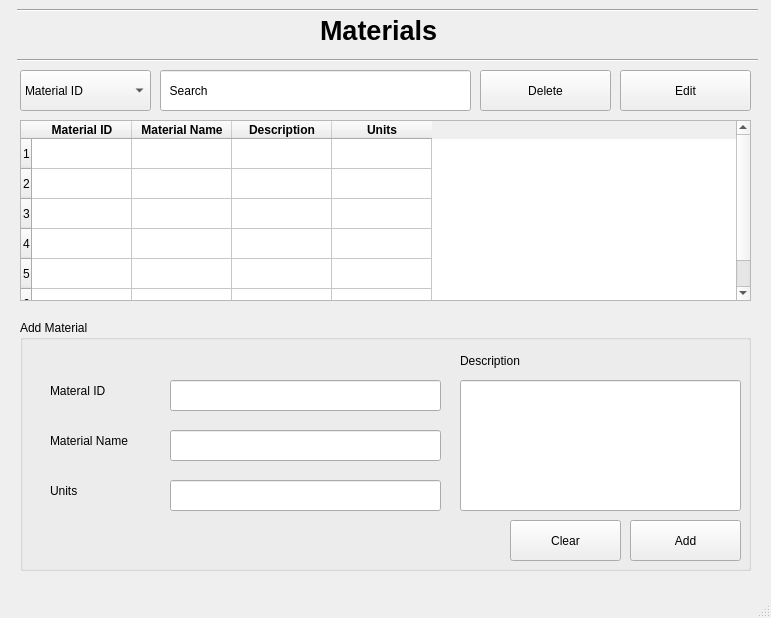
<?xml version="1.0" encoding="UTF-8"?>
<ui version="4.0">
 <class>MainWindow</class>
 <widget class="QMainWindow" name="MainWindow">
  <property name="geometry">
   <rect>
    <x>0</x>
    <y>0</y>
    <width>771</width>
    <height>618</height>
   </rect>
  </property>
  <property name="windowTitle">
   <string>Inventory</string>
  </property>
  <widget class="QWidget" name="centralwidget">
   <widget class="QLabel" name="label">
    <property name="geometry">
     <rect>
      <x>320</x>
      <y>-10</y>
      <width>171</width>
      <height>81</height>
     </rect>
    </property>
    <property name="font">
     <font>
      <pointsize>20</pointsize>
      <weight>75</weight>
      <bold>true</bold>
     </font>
    </property>
    <property name="text">
     <string>Materials</string>
    </property>
   </widget>
   <widget class="QTableWidget" name="tableWidget">
    <property name="geometry">
     <rect>
      <x>20</x>
      <y>120</y>
      <width>731</width>
      <height>181</height>
     </rect>
    </property>
    <row>
     <property name="text">
      <string>1</string>
     </property>
    </row>
    <row>
     <property name="text">
      <string>2</string>
     </property>
    </row>
    <row>
     <property name="text">
      <string>3</string>
     </property>
    </row>
    <row>
     <property name="text">
      <string>4</string>
     </property>
    </row>
    <row>
     <property name="text">
      <string>5</string>
     </property>
    </row>
    <row>
     <property name="text">
      <string>6</string>
     </property>
    </row>
    <column>
     <property name="text">
      <string>Material ID</string>
     </property>
     <property name="font">
      <font>
       <weight>75</weight>
       <bold>true</bold>
      </font>
     </property>
    </column>
    <column>
     <property name="text">
      <string>Material Name</string>
     </property>
     <property name="font">
      <font>
       <weight>75</weight>
       <bold>true</bold>
      </font>
     </property>
    </column>
    <column>
     <property name="text">
      <string>Description</string>
     </property>
     <property name="font">
      <font>
       <weight>75</weight>
       <bold>true</bold>
      </font>
     </property>
    </column>
    <column>
     <property name="text">
      <string>Units</string>
     </property>
     <property name="font">
      <font>
       <weight>75</weight>
       <bold>true</bold>
      </font>
     </property>
    </column>
   </widget>
   <widget class="QComboBox" name="comboBox">
    <property name="geometry">
     <rect>
      <x>20</x>
      <y>70</y>
      <width>131</width>
      <height>41</height>
     </rect>
    </property>
    <item>
     <property name="text">
      <string>Material ID</string>
     </property>
    </item>
    <item>
     <property name="text">
      <string>Material Name</string>
     </property>
    </item>
    <item>
     <property name="text">
      <string>Description</string>
     </property>
    </item>
    <item>
     <property name="text">
      <string>Units</string>
     </property>
    </item>
   </widget>
   <widget class="QLineEdit" name="lineEdit">
    <property name="geometry">
     <rect>
      <x>160</x>
      <y>70</y>
      <width>311</width>
      <height>41</height>
     </rect>
    </property>
    <property name="text">
     <string>  Search</string>
    </property>
   </widget>
   <widget class="QPushButton" name="pushButton_4">
    <property name="geometry">
     <rect>
      <x>620</x>
      <y>70</y>
      <width>131</width>
      <height>41</height>
     </rect>
    </property>
    <property name="text">
     <string>Edit</string>
    </property>
   </widget>
   <widget class="QGroupBox" name="groupBox_2">
    <property name="geometry">
     <rect>
      <x>20</x>
      <y>320</y>
      <width>731</width>
      <height>251</height>
     </rect>
    </property>
    <property name="title">
     <string>Add Material</string>
    </property>
    <widget class="QLabel" name="label_4">
     <property name="geometry">
      <rect>
       <x>30</x>
       <y>60</y>
       <width>81</width>
       <height>21</height>
      </rect>
     </property>
     <property name="text">
      <string>Materal ID</string>
     </property>
    </widget>
    <widget class="QLabel" name="label_5">
     <property name="geometry">
      <rect>
       <x>30</x>
       <y>110</y>
       <width>101</width>
       <height>21</height>
      </rect>
     </property>
     <property name="text">
      <string>Material Name</string>
     </property>
    </widget>
    <widget class="QLineEdit" name="lineEdit_4">
     <property name="geometry">
      <rect>
       <x>150</x>
       <y>60</y>
       <width>271</width>
       <height>31</height>
      </rect>
     </property>
     <property name="text">
      <string/>
     </property>
     <property name="readOnly">
      <bool>true</bool>
     </property>
    </widget>
    <widget class="QLineEdit" name="lineEdit_5">
     <property name="geometry">
      <rect>
       <x>150</x>
       <y>110</y>
       <width>271</width>
       <height>31</height>
      </rect>
     </property>
     <property name="text">
      <string/>
     </property>
     <property name="readOnly">
      <bool>true</bool>
     </property>
    </widget>
    <widget class="QLabel" name="label_7">
     <property name="geometry">
      <rect>
       <x>30</x>
       <y>160</y>
       <width>101</width>
       <height>21</height>
      </rect>
     </property>
     <property name="text">
      <string>Units</string>
     </property>
    </widget>
    <widget class="QLineEdit" name="lineEdit_8">
     <property name="geometry">
      <rect>
       <x>150</x>
       <y>160</y>
       <width>271</width>
       <height>31</height>
      </rect>
     </property>
     <property name="text">
      <string/>
     </property>
     <property name="readOnly">
      <bool>false</bool>
     </property>
    </widget>
    <widget class="QPushButton" name="pushButton_2">
     <property name="geometry">
      <rect>
       <x>610</x>
       <y>200</y>
       <width>111</width>
       <height>41</height>
      </rect>
     </property>
     <property name="text">
      <string>Add</string>
     </property>
    </widget>
    <widget class="QLineEdit" name="lineEdit_6">
     <property name="geometry">
      <rect>
       <x>440</x>
       <y>60</y>
       <width>281</width>
       <height>131</height>
      </rect>
     </property>
     <property name="text">
      <string/>
     </property>
     <property name="readOnly">
      <bool>true</bool>
     </property>
    </widget>
    <widget class="QLabel" name="label_9">
     <property name="geometry">
      <rect>
       <x>440</x>
       <y>30</y>
       <width>81</width>
       <height>21</height>
      </rect>
     </property>
     <property name="text">
      <string>Description</string>
     </property>
    </widget>
    <widget class="QPushButton" name="pushButton_3">
     <property name="geometry">
      <rect>
       <x>490</x>
       <y>200</y>
       <width>111</width>
       <height>41</height>
      </rect>
     </property>
     <property name="text">
      <string>Clear</string>
     </property>
    </widget>
   </widget>
   <widget class="QPushButton" name="pushButton_5">
    <property name="geometry">
     <rect>
      <x>480</x>
      <y>70</y>
      <width>131</width>
      <height>41</height>
     </rect>
    </property>
    <property name="text">
     <string>Delete</string>
    </property>
   </widget>
   <widget class="Line" name="line">
    <property name="geometry">
     <rect>
      <x>17</x>
      <y>50</y>
      <width>741</width>
      <height>20</height>
     </rect>
    </property>
    <property name="orientation">
     <enum>Qt::Horizontal</enum>
    </property>
   </widget>
   <widget class="Line" name="line_2">
    <property name="geometry">
     <rect>
      <x>17</x>
      <y>0</y>
      <width>741</width>
      <height>20</height>
     </rect>
    </property>
    <property name="orientation">
     <enum>Qt::Horizontal</enum>
    </property>
   </widget>
  </widget>
  <widget class="QMenuBar" name="menubar">
   <property name="geometry">
    <rect>
     <x>0</x>
     <y>0</y>
     <width>771</width>
     <height>21</height>
    </rect>
   </property>
  </widget>
  <widget class="QStatusBar" name="statusbar"/>
 </widget>
 <resources/>
 <connections/>
</ui>
